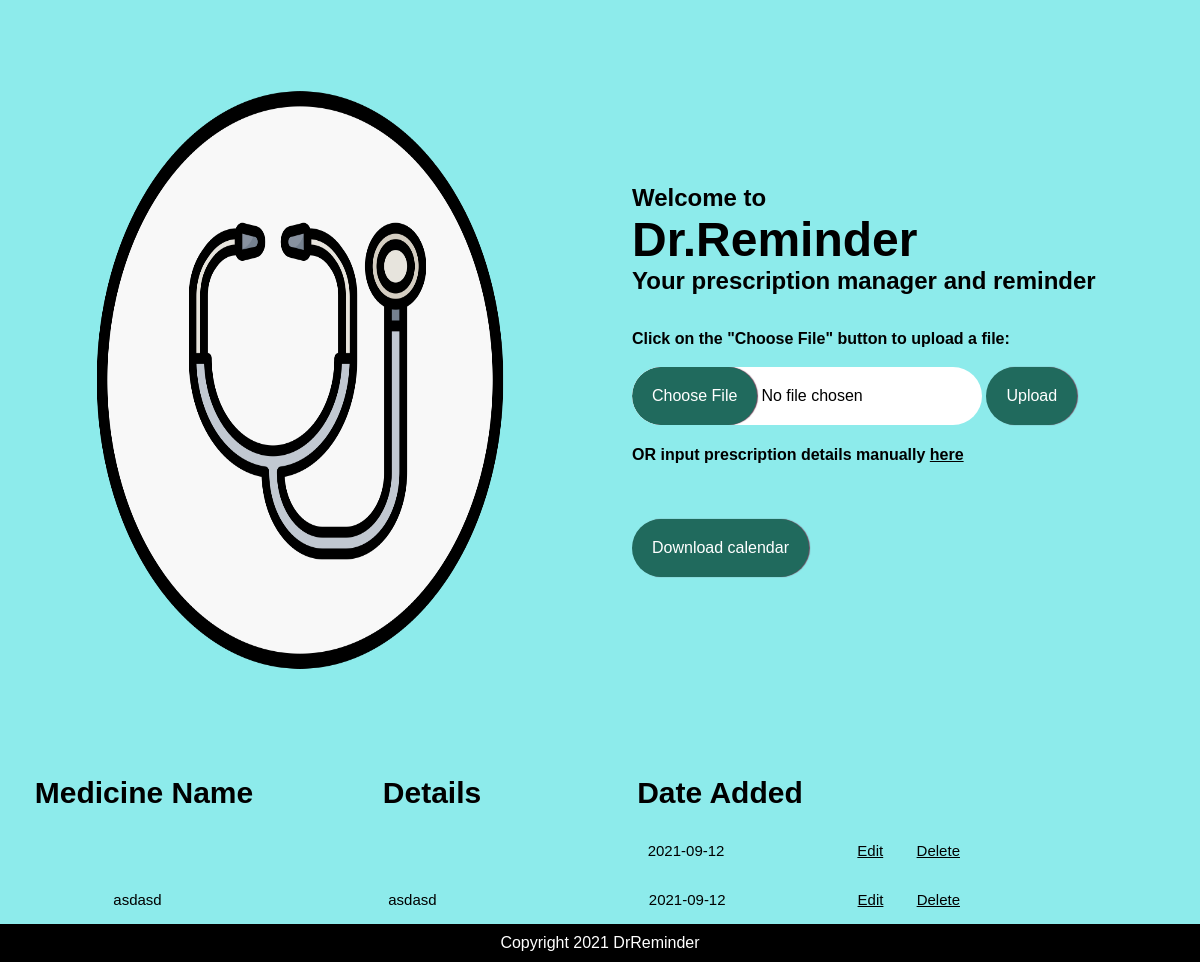
Screenshot of /494e8612abf64a28ac62a6ae878d42e1 with the database file from the repository.
### app.py (models this page shows, shortened)
class Reminder(db.Model):
    __tablename__ = 'Reminder'
    id = db.Column(db.Integer, primary_key=True)
    session_id = db.Column(db.String, nullable=False)
    name = db.Column(db.String)
    details = db.Column(db.String)
    date_created = db.Column(db.DateTime, default=datetime.utcnow)
    calendar = db.Column(db.String)

### app.py (the view)
@app.route('/<session_id>', methods=['POST', 'GET'])
def reminders(session_id):
    if request.method == 'POST':
        if 'file' not in request.files:
            flash('No file part')
            return redirect(f"/{session_id}")
        file = request.files['file']
        if file.filename == '':
            flash('No image selected for uploading')
            return redirect(f"/{session_id}")
        if file and allowed_file(file.filename):
            filename = secure_filename(file.filename)
            file.save(os.path.join(app.config['UPLOAD_FOLDER'], filename))
            resize_image(os.path.join(app.config['UPLOAD_FOLDER'], filename))
            ocr = json.loads(ocr_space_file(os.path.join(app.config['UPLOAD_FOLDER'], filename)))
            try:
                original = ocr['ParsedResults'][0]['ParsedText']
                text = original.split('\r\n')
                reminder_details = []
                for i in text:
                    i = i.split(' ')
                    for word in i:
                        reminder_details.append(word)
                nlp = get_medinfo(reminder_details)
                name = nlp.pop('Name')
                calendar = str(nlp)
                details = original
                reminder_name = name
                reminder_details = details
                new_reminder = Reminder(reminder_name, reminder_details, calendar, session_id)
                db.session.add(new_reminder)
                db.session.commit()
                query = Reminder.query.filter(Reminder.session_id == session_id).order_by(Reminder.date_created).all()
                calendars = [q.calendar for q in query]
                names = [q.name for q in query]
                details = [q.details for q in query]
                create_calendar(calendars, names, details)
                return redirect(f"/{session_id}")
            except:
                return redirect(f"/{session_id}/tryagain")
        else:
            flash('Allowed image types are -> png, jpg, jpeg, gif')
            return redirect(f"/{session_id}")
    else:
        reminders = Reminder.query.filter(Reminder.session_id == session_id).order_by(Reminder.date_created).all()
        return render_template('reminder.html', reminders=reminders, session_id=session_id)

### templates/reminder.html (shortened to what this page needs)
<!DOCTYPE html>
<html lang="en">
<head>
    <link rel="stylesheet" href="../static/css/style.css">
    <link rel="stylesheet" href="../static/css/alarm.css">
</head>
<body>
    <section class="hero">
        <div class="hero-container">
            <div class="column-left">
                <img src="../static/img/Medicine_Doctor.png" alt="Logo of DrReminder" class="hero-image">
            </div>
            <div class="column-right">
                <h2>Welcome to </h2>
                <h1>Dr.Reminder </h1>
                <h2>Your prescription manager and reminder</h2>
                <div style="padding: 1em"></div>
                <p class="instruction">Click on the "Choose File" button to upload a file:</p>
                <form action="/{{session_id}}" method="POST" enctype=multipart/form-data>
                    <input type="file" name="file" class="upload-box" accept="image/png, image/jpeg">
                    <input type="submit" class="upload" value="Upload">
                </form>
                <br>
                <p class="instruction">OR input prescription details manually <a href='/{{session_id}}/add'>here</a></p>
                {% if reminders|length >= 1 %}
                <br>
                <br>
                <form action="/{{session_id}}/download" target="_blank">
                    <input type="submit" class="upload" value="Download calendar">
                </form>
            </div>
        </div>
        <div class="table-box">
            <div class="table-row table-head">
                <div class="table-cell">
                    <p>Medicine Name</p>
                </div>
                <div class="table-cell">
                    <p>Details</p>
                </div>
                <div class="table-cell">
                    <p>Date Added</p>
                </div>
                <div class="table-cell last cell">
                </div>
            </div>
            {% for reminder in reminders %}
            <div class="table-row">
                <div class="table-cell">
                    <p>{{ reminder.name }}</p>
                </div>
                <div class="table-cell">
                    <p>{{ reminder.details }}</p>
                </div>
                <div class="table-cell">
                    <p>{{ reminder.date_created.date() }}</p>
                </div>
                <div class="table-cell last cell">
                    <a href="/{{session_id}}/edit/{{reminder.id}}">Edit</a>
                </div>
                <div class="table-cell last cell">
                    <a href="/{{session_id}}/delete/{{reminder.id}}">Delete</a>
                </div>
            </div>
            {% endfor %}
        {% else %}
            </div>
        </div>
        {% endif %}
        </div>
    </section>
    <footer>
        <p class="copyright"> Copyright 2021 DrReminder</p>
    </footer>
</body>
</html>

### static/css/style.css (style rules this page uses)
* { box-sizing: 0; margin: 0; padding: 0; font-family: 'Trebuchet MS', 'Lucida Sans Unicode', 'Lucida Grande', 'Lucida Sans', Arial, sans-serif; }
a:link, a:visited { color: black; text-align: center; -webkit-transition: 0.5s; transition: 0.5s; }
.hero { background: rgb(141, 235, 235); }
.hero-container { display: grid; grid-template-columns: 1fr 1fr; height: 95vh; }
.column-left { display: flex; justify-content: center; align-items: center; padding: 0rem 2rem; }
.column-right { display: flex; flex-direction: column; justify-content: center; align-items: flex-start; color: black; padding: 0 2rem; }
.column-right h1 { font-size: 3rem; }
.column-right p { margin-bottom: 1rem; font-size: 1.5 rem; line-height: 1.5; display: inline-block; border-radius: 36px; font-weight: bold; }
.upload-box { font-size: 16px; background: white; border-radius: 50px; width: 350px; outline: none; }
.upload { font-size: 16px; color: white; background: #206a5d; padding: 20px; border: none; border-radius: 50px; box-shadow: 1px 0 1px #6b4559; outline: none; }
.hero-image { width: 80%; height: 80%; }
footer { background: black; color: white; padding: 10px; text-align: center; }

### static/css/alarm.css (style rules this page uses)
.table-box { margin-top: 50px auto; }
.table-row { display: table; width: 80%; font-family: 'Trebuchet MS', 'Lucida Sans Unicode', 'Lucida Grande', 'Lucida Sans', Arial, sans-serif; background: rgb(141, 235, 235); padding: 12px 0; color: black; font-size: 15px; }
.table-cell { display: table-cell; width: 30%; text-align: center; padding: 4px 0; vertical-align: middle; font-family: 'Trebuchet MS', 'Lucida Sans Unicode', 'Lucida Grande', 'Lucida Sans', Arial, sans-serif; }
.table-head { box-shadow: none; color: black; font-weight: 600; font-weight: bold; font-size: 30px; }
.table-head .table-cell { border-right: none; }

### rows the page displays
Reminder: date_created "2021-09-12"
Reminder: name "asdasd", details "asdasd", date_created "2021-09-12"
